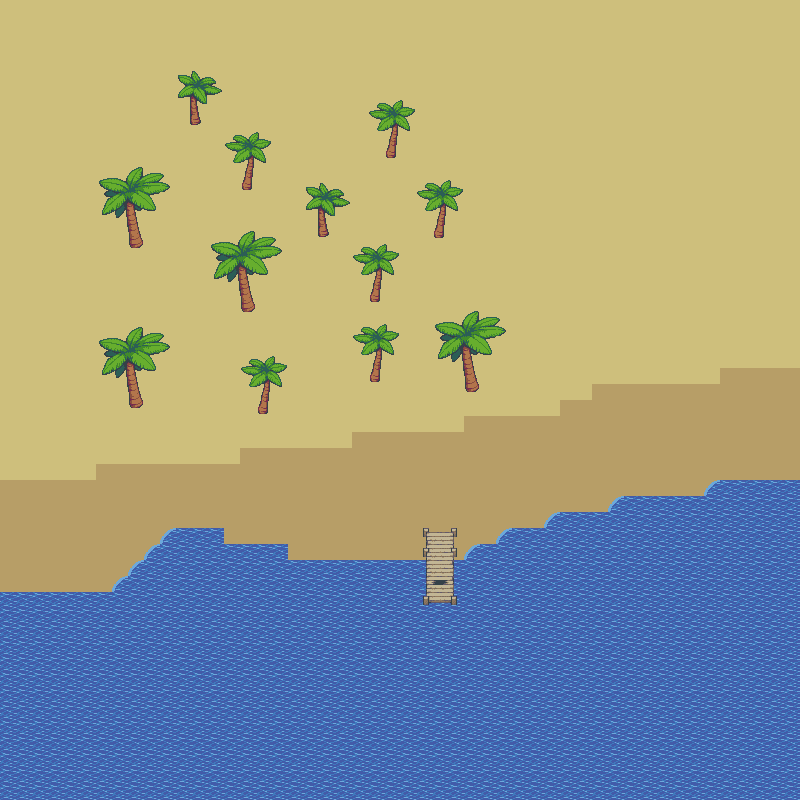

A 2D game scene composited from a Tiled map and its tileset images. What follows is a short description and the map's XML, with each tile layer's data collapsed to a summary:
An orthogonal 50x50 tile map with 16x16 px tiles, 2 tile layers (ground, above ground).

<map version="1.5" tiledversion="1.7.1" orientation="orthogonal" renderorder="right-down" width="50" height="50" tilewidth="16" tileheight="16" infinite="0" nextlayerid="3" nextobjectid="1">
 <tileset firstgid="1" source="beach_tileset.tsx" />
 <layer id="1" name="ground" width="50" height="50">
  <data>[2500 cells, 2500 non-empty, 4 distinct tile ids]</data>
 </layer>
 <layer id="2" name="above ground" width="50" height="50">
  <data>[2500 cells, 216 non-empty, 62 distinct tile ids]</data>
 </layer>
</map>
